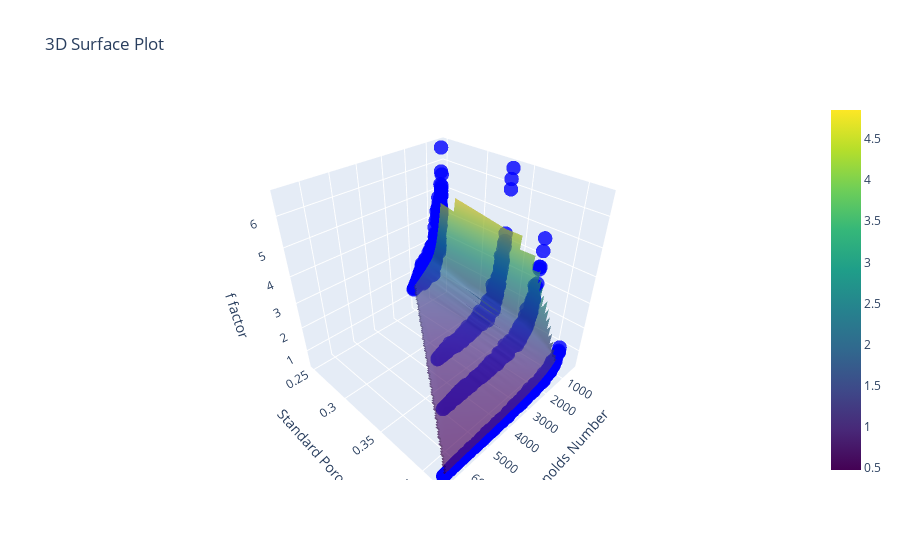

Source (notebook cell):
### Code cell
import numpy as np
import pandas as pd
from sklearn.model_selection import KFold, GridSearchCV
from sklearn.preprocessing import StandardScaler
from sklearn.neural_network import MLPRegressor
from sklearn.metrics import mean_squared_error
from sklearn.utils import shuffle
import plotly.graph_objects as go
from scipy.interpolate import griddata

# Load your dataset
# ANNDF = pd.read_csv('your_dataset.csv')  # Replace with your actual file path

# Shuffle the dataset
ANNDF = shuffle(ANNDF)

# Select inputs (X) and outputs (Y)
X = ANNDF.iloc[:, [0, 2]].values  # Assuming columns 0 and 2 are Reynolds and Velocity
Y = ANNDF.iloc[:, 1].values.reshape(-1, 1)  # Assuming column 1 is the output

# Normalize the data
scalerx = StandardScaler()
scalery = StandardScaler()
X_scaled = scalerx.fit_transform(X)
Y_scaled = scalery.fit_transform(Y)

# Define K-Fold Cross-Validation
kf = KFold(n_splits=10, shuffle=True, random_state=42)

# Define the ANN model
mlp = MLPRegressor(max_iter=1000)

# Define a grid of hyperparameters to search over
parameter_space = {
    'hidden_layer_sizes': [(50,), (100,), (50, 50)],  # Example configurations
    'activation': ['tanh', 'relu'],
    'solver': ['adam', 'sgd'],
    'alpha': [0.0001, 0.05],
    'learning_rate': ['constant', 'adaptive'],
}

# Apply GridSearchCV to find the best parameters
grid_search = GridSearchCV(mlp, parameter_space, n_jobs=-1, cv=kf, scoring='neg_mean_squared_error')
grid_search.fit(X_scaled, Y_scaled.ravel())

# Get the best model
best_mlp = grid_search.best_estimator_
print(f"Best Parameters: {grid_search.best_params_}")

# Predict using the best model
Y_pred_scaled = best_mlp.predict(X_scaled)
Y_pred = scalery.inverse_transform(Y_pred_scaled.reshape(-1, 1))

# Calculate Mean Squared Error
mse = mean_squared_error(scalery.inverse_transform(Y_scaled), Y_pred)
print(f"Mean Squared Error: {mse}")

# Prepare data for Plotly
X_plot = scalerx.inverse_transform(X_scaled)
X1 = X_plot[:, 0]
X2 = X_plot[:, 1]
Y_true = scalery.inverse_transform(Y_scaled).flatten()
Y_pred = Y_pred.flatten()

# Create grid for plotting
grid_x, grid_y = np.mgrid[X1.min():X1.max():100j, X2.min():X2.max():100j]
grid_z = griddata((X1, X2), Y_pred, (grid_x, grid_y), method='linear')

# Create a 3D surface plot using Plotly
fig = go.Figure()

# Add true values scatter plot
fig.add_trace(go.Scatter3d(
    x=X1, y=X2, z=Y_true,
    mode='markers',
    marker=dict(size=5, color='blue', opacity=0.8),
    name='True Values'
))

# Add predicted surface plot
fig.add_trace(go.Surface(
    x=grid_x, y=grid_y, z=grid_z,
    colorscale='Viridis',
    opacity=0.7,
    name='Predicted Surface'
))

fig.update_layout(
    title='3D Surface Plot',
    scene=dict(
        xaxis_title='Reynolds Number',
        yaxis_title='Standard Porosity',
        zaxis_title='f factor'
    )
)

### Figure 1 — Plotly figure (JSON) as saved in the notebook; plotly's stock layout.template omitted (floating-point values rounded to 4 significant figures; data arrays with more than 128 entries replaced by an {"elided": "..."} marker saying what was removed)
{"data": [{"marker": {"color": "blue", "opacity": 0.8, "size": 5}, "mode": "markers", "name": "True Values", "type": "scatter3d", "x": {"elided": "2826 float values"}, "y": {"elided": "2826 float values"}, "z": {"elided": "2826 float values"}}, {"colorscale": [[0, "#440154"], [0.1111, "#482878"], [0.2222, "#3e4989"], [0.3333, "#31688e"], [0.4444, "#26828e"], [0.5556, "#1f9e89"], [0.6667, "#35b779"], [0.7778, "#6ece58"], [0.8889, "#b5de2b"], [1, "#fde725"]], "name": "Predicted Surface", "opacity": 0.7, "type": "surface", "x": {"elided": "100x100 float values"}, "y": {"elided": "100x100 float values"}, "z": {"elided": "100x100 float values"}}], "layout": {"scene": {"xaxis": {"title": {"text": "Reynolds Number"}}, "yaxis": {"title": {"text": "Standard Porosity"}}, "zaxis": {"title": {"text": "f factor"}}}, "title": {"text": "3D Surface Plot"}}}
